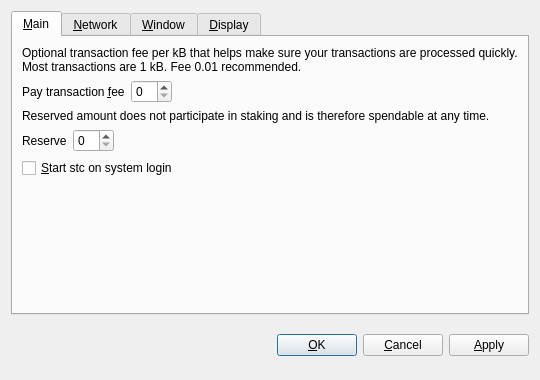
<?xml version="1.0" encoding="UTF-8"?>
<ui version="4.0">
 <class>OptionsDialog</class>
 <widget class="QDialog" name="OptionsDialog">
  <property name="geometry">
   <rect>
    <x>0</x>
    <y>0</y>
    <width>540</width>
    <height>380</height>
   </rect>
  </property>
  <property name="windowTitle">
   <string>Options</string>
  </property>
  <property name="modal">
   <bool>true</bool>
  </property>
  <layout class="QVBoxLayout" name="verticalLayout">
   <item>
    <widget class="QTabWidget" name="tabWidget">
     <property name="tabPosition">
      <enum>QTabWidget::North</enum>
     </property>
     <property name="currentIndex">
      <number>0</number>
     </property>
     <widget class="QWidget" name="tabMain">
      <attribute name="title">
       <string>&amp;Main</string>
      </attribute>
      <layout class="QVBoxLayout" name="verticalLayout_Main">
       <item>
        <widget class="QLabel" name="transactionFeeInfoLabel">
         <property name="text">
          <string>Optional transaction fee per kB that helps make sure your transactions are processed quickly. Most transactions are 1 kB. Fee 0.01 recommended.</string>
         </property>
         <property name="textFormat">
          <enum>Qt::PlainText</enum>
         </property>
         <property name="wordWrap">
          <bool>true</bool>
         </property>
        </widget>
       </item>
       <item>
        <layout class="QHBoxLayout" name="horizontalLayoutFee">
         <item>
          <widget class="QLabel" name="transactionFeeLabel">
           <property name="text">
            <string>Pay transaction &amp;fee</string>
           </property>
           <property name="textFormat">
            <enum>Qt::PlainText</enum>
           </property>
           <property name="buddy">
            <cstring>transactionFee</cstring>
           </property>
          </widget>
         </item>
         <item>
          <widget class="BitcoinAmountField" name="transactionFee"/>
         </item>
         <item>
          <spacer name="horizontalSpacerFee">
           <property name="orientation">
            <enum>Qt::Horizontal</enum>
           </property>
           <property name="sizeHint" stdset="0">
            <size>
             <width>40</width>
             <height>20</height>
            </size>
           </property>
          </spacer>
         </item>
        </layout>
       </item>
       <item>
        <widget class="QLabel" name="reserveBalanceInfoLabel">
         <property name="text">
          <string>Reserved amount does not participate in staking and is therefore spendable at any time.</string>
         </property>
         <property name="textFormat">
          <enum>Qt::PlainText</enum>
         </property>
         <property name="wordWrap">
          <bool>true</bool>
         </property>
        </widget>
       </item>
       <item>
        <layout class="QHBoxLayout" name="horizontalLayoutReserveBalance">
         <item>
          <widget class="QLabel" name="reserveBalanceLabel">
           <property name="text">
            <string>Reserve</string>
           </property>
           <property name="textFormat">
            <enum>Qt::PlainText</enum>
           </property>
           <property name="buddy">
            <cstring>reserveBalance</cstring>
           </property>
          </widget>
         </item>
         <item>
          <widget class="BitcoinAmountField" name="reserveBalance"/>
         </item>
         <item>
          <spacer name="horizontalSpacerReserveBalance">
           <property name="orientation">
            <enum>Qt::Horizontal</enum>
           </property>
           <property name="sizeHint" stdset="0">
            <size>
             <width>40</width>
             <height>20</height>
            </size>
           </property>
          </spacer>
         </item>
        </layout>
       </item>
       <item>
        <widget class="QCheckBox" name="bitcoinAtStartup">
         <property name="toolTip">
          <string>Automatically start stc after logging in to the system.</string>
         </property>
         <property name="text">
          <string>&amp;Start stc on system login</string>
         </property>
        </widget>
       </item>
       <item>
        <spacer name="verticalSpacer_Main">
         <property name="orientation">
          <enum>Qt::Vertical</enum>
         </property>
         <property name="sizeHint" stdset="0">
          <size>
           <width>20</width>
           <height>40</height>
          </size>
         </property>
        </spacer>
       </item>
      </layout>
     </widget>
     <widget class="QWidget" name="tabNetwork">
      <attribute name="title">
       <string>&amp;Network</string>
      </attribute>
      <layout class="QVBoxLayout" name="verticalLayout_Network">
       <item>
        <widget class="QCheckBox" name="mapPortUpnp">
         <property name="toolTip">
          <string>Automatically open the stc client port on the router. This only works when your router supports UPnP and it is enabled.</string>
         </property>
         <property name="text">
          <string>Map port using &amp;UPnP</string>
         </property>
        </widget>
       </item>
       <item>
        <widget class="QCheckBox" name="connectSocks">
         <property name="toolTip">
          <string>Connect to the stc network through a SOCKS proxy (e.g. when connecting through Tor).</string>
         </property>
         <property name="text">
          <string>&amp;Connect through SOCKS proxy:</string>
         </property>
        </widget>
       </item>
       <item>
        <layout class="QHBoxLayout" name="horizontalLayout_Network">
         <item>
          <widget class="QLabel" name="proxyIpLabel">
           <property name="text">
            <string>Proxy &amp;IP:</string>
           </property>
           <property name="textFormat">
            <enum>Qt::PlainText</enum>
           </property>
           <property name="buddy">
            <cstring>proxyIp</cstring>
           </property>
          </widget>
         </item>
         <item>
          <widget class="QValidatedLineEdit" name="proxyIp">
           <property name="maximumSize">
            <size>
             <width>140</width>
             <height>16777215</height>
            </size>
           </property>
           <property name="toolTip">
            <string>IP address of the proxy (e.g. 127.0.0.1)</string>
           </property>
          </widget>
         </item>
         <item>
          <widget class="QLabel" name="proxyPortLabel">
           <property name="text">
            <string>&amp;Port:</string>
           </property>
           <property name="textFormat">
            <enum>Qt::PlainText</enum>
           </property>
           <property name="buddy">
            <cstring>proxyPort</cstring>
           </property>
          </widget>
         </item>
         <item>
          <widget class="QLineEdit" name="proxyPort">
           <property name="maximumSize">
            <size>
             <width>55</width>
             <height>16777215</height>
            </size>
           </property>
           <property name="toolTip">
            <string>Port of the proxy (e.g. 9050)</string>
           </property>
          </widget>
         </item>
         <item>
          <widget class="QLabel" name="socksVersionLabel">
           <property name="text">
            <string>SOCKS &amp;Version:</string>
           </property>
           <property name="textFormat">
            <enum>Qt::PlainText</enum>
           </property>
           <property name="buddy">
            <cstring>socksVersion</cstring>
           </property>
          </widget>
         </item>
         <item>
          <widget class="QValueComboBox" name="socksVersion">
           <property name="toolTip">
            <string>SOCKS version of the proxy (e.g. 5)</string>
           </property>
          </widget>
         </item>
         <item>
          <spacer name="horizontalSpacer_Network">
           <property name="orientation">
            <enum>Qt::Horizontal</enum>
           </property>
           <property name="sizeHint" stdset="0">
            <size>
             <width>40</width>
             <height>20</height>
            </size>
           </property>
          </spacer>
         </item>
        </layout>
       </item>
       <item>
        <spacer name="verticalSpacer_Network">
         <property name="orientation">
          <enum>Qt::Vertical</enum>
         </property>
         <property name="sizeHint" stdset="0">
          <size>
           <width>20</width>
           <height>40</height>
          </size>
         </property>
        </spacer>
       </item>
      </layout>
     </widget>
     <widget class="QWidget" name="tabWindow">
      <attribute name="title">
       <string>&amp;Window</string>
      </attribute>
      <layout class="QVBoxLayout" name="verticalLayout_Window">
       <item>
        <widget class="QCheckBox" name="minimizeToTray">
         <property name="toolTip">
          <string>Show only a tray icon after minimizing the window.</string>
         </property>
         <property name="text">
          <string>&amp;Minimize to the tray instead of the taskbar</string>
         </property>
        </widget>
       </item>
       <item>
        <widget class="QCheckBox" name="minimizeOnClose">
         <property name="toolTip">
          <string>Minimize instead of exit the application when the window is closed. When this option is enabled, the application will be closed only after selecting Quit in the menu.</string>
         </property>
         <property name="text">
          <string>M&amp;inimize on close</string>
         </property>
        </widget>
       </item>
       <item>
        <spacer name="verticalSpacer_Window">
         <property name="orientation">
          <enum>Qt::Vertical</enum>
         </property>
         <property name="sizeHint" stdset="0">
          <size>
           <width>20</width>
           <height>40</height>
          </size>
         </property>
        </spacer>
       </item>
      </layout>
     </widget>
     <widget class="QWidget" name="tabDisplay">
      <attribute name="title">
       <string>&amp;Display</string>
      </attribute>
      <layout class="QVBoxLayout" name="verticalLayout_Display">
       <item>
        <layout class="QHBoxLayout" name="horizontalLayout_1_Display">
         <item>
          <widget class="QLabel" name="langLabel">
           <property name="text">
            <string>User Interface &amp;language:</string>
           </property>
           <property name="textFormat">
            <enum>Qt::PlainText</enum>
           </property>
           <property name="buddy">
            <cstring>lang</cstring>
           </property>
          </widget>
         </item>
         <item>
          <widget class="QValueComboBox" name="lang">
           <property name="toolTip">
            <string>The user interface language can be set here. This setting will take effect after restarting stc.</string>
           </property>
          </widget>
         </item>
        </layout>
       </item>
       <item>
        <layout class="QHBoxLayout" name="horizontalLayout_2_Display">
         <item>
          <widget class="QLabel" name="unitLabel">
           <property name="text">
            <string>&amp;Unit to show amounts in:</string>
           </property>
           <property name="textFormat">
            <enum>Qt::PlainText</enum>
           </property>
           <property name="buddy">
            <cstring>unit</cstring>
           </property>
          </widget>
         </item>
         <item>
          <widget class="QValueComboBox" name="unit">
           <property name="toolTip">
            <string>Choose the default subdivision unit to show in the interface and when sending coins.</string>
           </property>
          </widget>
         </item>
        </layout>
       </item>
       <item>
        <widget class="QCheckBox" name="displayAddresses">
         <property name="toolTip">
          <string>Whether to show stc addresses in the transaction list or not.</string>
         </property>
         <property name="text">
          <string>&amp;Display addresses in transaction list</string>
         </property>
        </widget>
       </item>
       <item>
        <widget class="QCheckBox" name="coinControlFeatures">
         <property name="toolTip">
          <string>Whether to show coin control features or not.</string>
         </property>
         <property name="text">
          <string>Display coin &amp;control features (experts only!)</string>
         </property>
        </widget>
       </item>
       <item>
        <spacer name="verticalSpacer_Display">
         <property name="orientation">
          <enum>Qt::Vertical</enum>
         </property>
         <property name="sizeHint" stdset="0">
          <size>
           <width>20</width>
           <height>40</height>
          </size>
         </property>
        </spacer>
       </item>
      </layout>
     </widget>
    </widget>
   </item>
   <item>
    <layout class="QHBoxLayout" name="horizontalLayout_Buttons">
     <item>
      <spacer name="horizontalSpacer_1">
       <property name="orientation">
        <enum>Qt::Horizontal</enum>
       </property>
       <property name="sizeHint" stdset="0">
        <size>
         <width>40</width>
         <height>48</height>
        </size>
       </property>
      </spacer>
     </item>
     <item>
      <widget class="QLabel" name="statusLabel">
       <property name="font">
        <font>
         <weight>75</weight>
         <bold>true</bold>
        </font>
       </property>
       <property name="text">
        <string/>
       </property>
       <property name="textFormat">
        <enum>Qt::PlainText</enum>
       </property>
       <property name="wordWrap">
        <bool>true</bool>
       </property>
      </widget>
     </item>
     <item>
      <spacer name="horizontalSpacer_2">
       <property name="orientation">
        <enum>Qt::Horizontal</enum>
       </property>
       <property name="sizeHint" stdset="0">
        <size>
         <width>40</width>
         <height>48</height>
        </size>
       </property>
      </spacer>
     </item>
     <item>
      <widget class="QPushButton" name="okButton">
       <property name="text">
        <string>&amp;OK</string>
       </property>
      </widget>
     </item>
     <item>
      <widget class="QPushButton" name="cancelButton">
       <property name="text">
        <string>&amp;Cancel</string>
       </property>
       <property name="autoDefault">
        <bool>false</bool>
       </property>
      </widget>
     </item>
     <item>
      <widget class="QPushButton" name="applyButton">
       <property name="text">
        <string>&amp;Apply</string>
       </property>
       <property name="autoDefault">
        <bool>false</bool>
       </property>
      </widget>
     </item>
    </layout>
   </item>
  </layout>
 </widget>
 <customwidgets>
  <customwidget>
   <class>BitcoinAmountField</class>
   <extends>QSpinBox</extends>
   <header>bitcoinamountfield.h</header>
  </customwidget>
  <customwidget>
   <class>QValueComboBox</class>
   <extends>QComboBox</extends>
   <header>qvaluecombobox.h</header>
  </customwidget>
  <customwidget>
   <class>QValidatedLineEdit</class>
   <extends>QLineEdit</extends>
   <header>qvalidatedlineedit.h</header>
  </customwidget>
 </customwidgets>
 <resources/>
 <connections/>
</ui>
